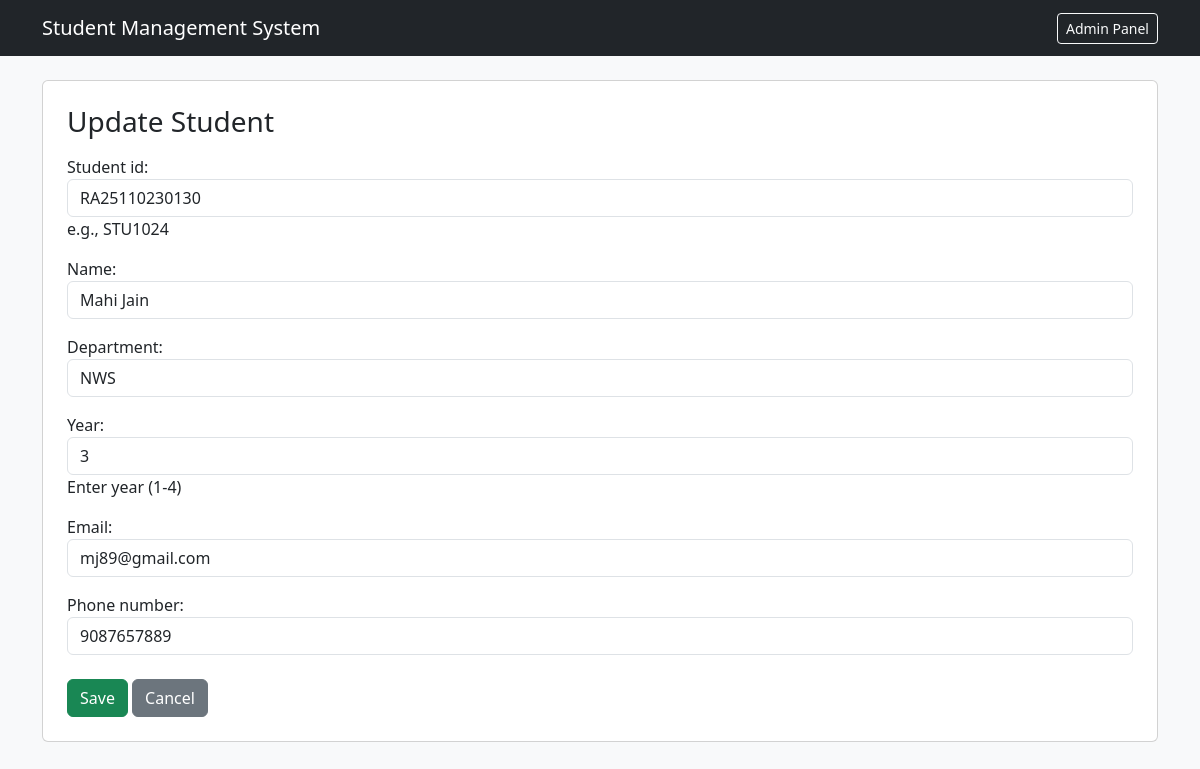
The app's page /4/update/ with its own data.
### students/models.py (models this page shows, shortened)
class Student(models.Model):
    student_id = models.CharField(max_length=20, unique=True, help_text="e.g., STU1024")
    name = models.CharField(max_length=100)
    department = models.CharField(max_length=100)
    year = models.IntegerField(help_text="Enter year (1-4)")
    email = models.EmailField(unique=True)
    phone_number = models.CharField(max_length=15)
    created_at = models.DateTimeField(auto_now_add=True)

### students/views.py (the view)
# urls.py: path('<int:pk>/update/', views.student_update, name='student_update'),
def student_update(request, pk):
    student = get_object_or_404(Student, pk=pk)
    if request.method == 'POST':
        form = StudentForm(request.POST, instance=student)
        if form.is_valid():
            form.save()
            return redirect('student_list')
    else:
        form = StudentForm(instance=student)
    return render(request, 'students/student_form.html', {'form': form, 'title': 'Update Student'})

### students/forms.py
class StudentForm(forms.ModelForm):
    class Meta:
        model = Student
        fields = ['student_id', 'name', 'department', 'year', 'email', 'phone_number']
        widgets = {
            'name': forms.TextInput(attrs={'class': 'form-control'}),
            'student_id': forms.TextInput(attrs={'class': 'form-control'}),
            'department': forms.TextInput(attrs={'class': 'form-control'}),
            'year': forms.NumberInput(attrs={'class': 'form-control'}),
            'email': forms.EmailInput(attrs={'class': 'form-control'}),
            'phone_number': forms.TextInput(attrs={'class': 'form-control'}),
        }

### students/templates/students/student_form.html (shortened to what this page needs)
{% extends 'students/base.html' %}
{% block content %}
<div class="card p-4 bg-white">
    <h3 class="mb-3">{{ title }}</h3>
    <form method="POST">
        {{ form.as_p }}
        <button type="submit" class="btn btn-success mt-2">Save</button>
        <a href="{% url 'student_list' %}" class="btn btn-secondary mt-2">Cancel</a>
    </form>
</div>
{% endblock %}

### records on screen
Student: student_id "RA25110230130", name "Mahi Jain", department "NWS", year "3", email "mj89@gmail.com", phone_number "9087657889"

### other values on screen
{{ title }} "Update Student"
